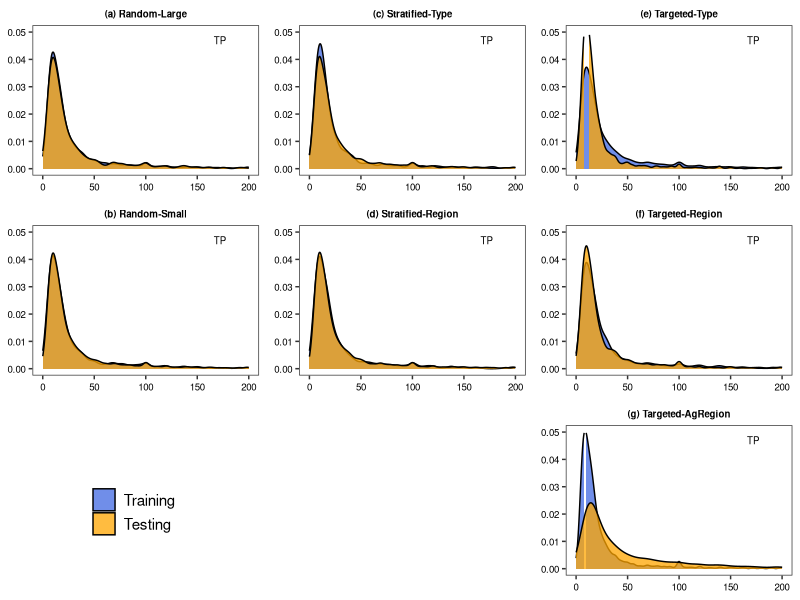
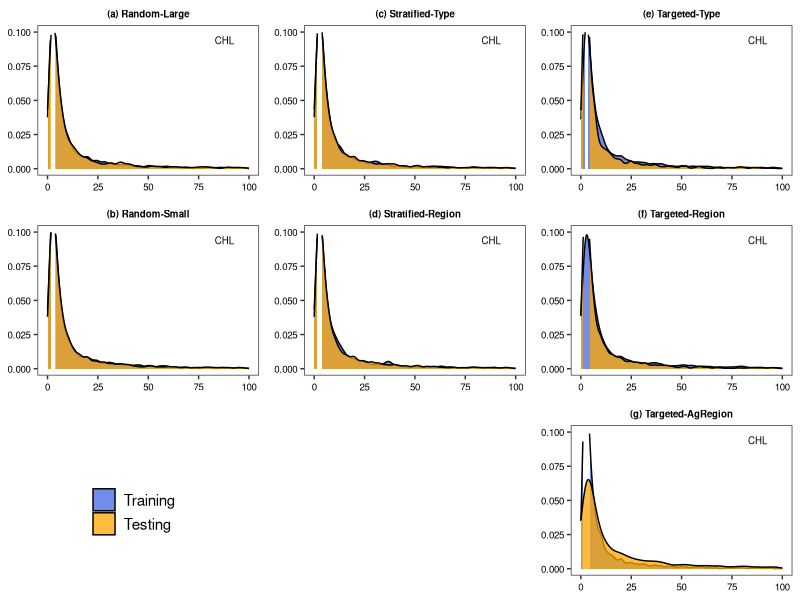
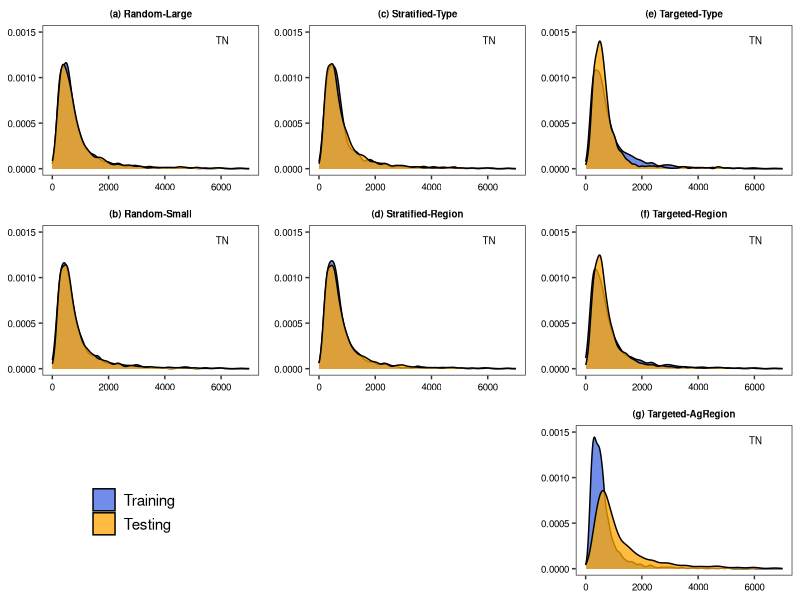
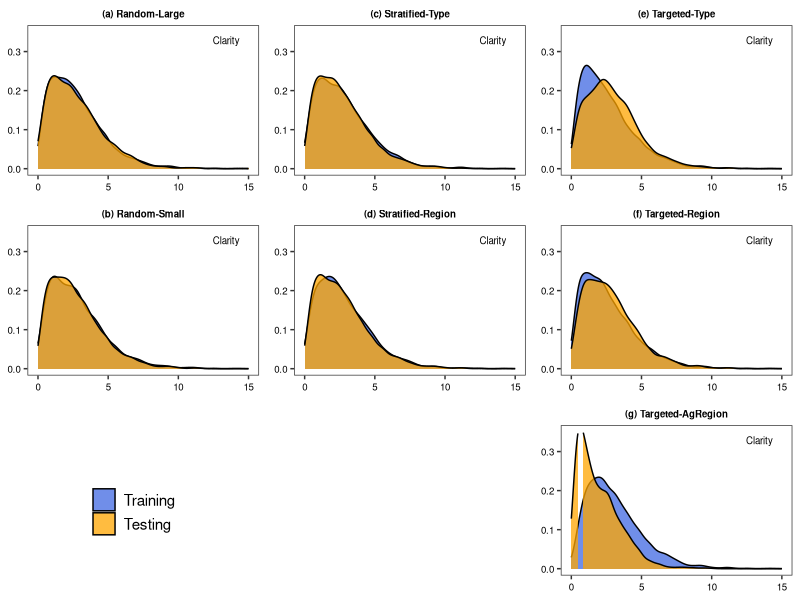
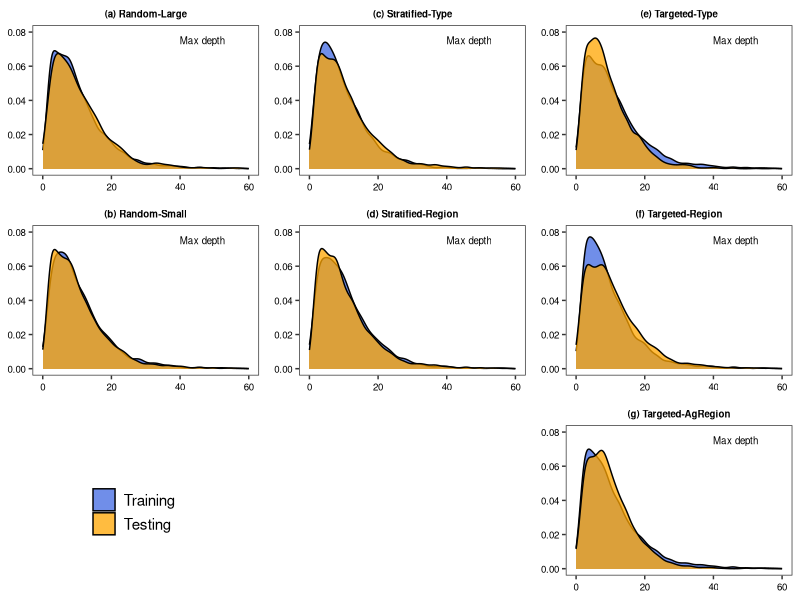
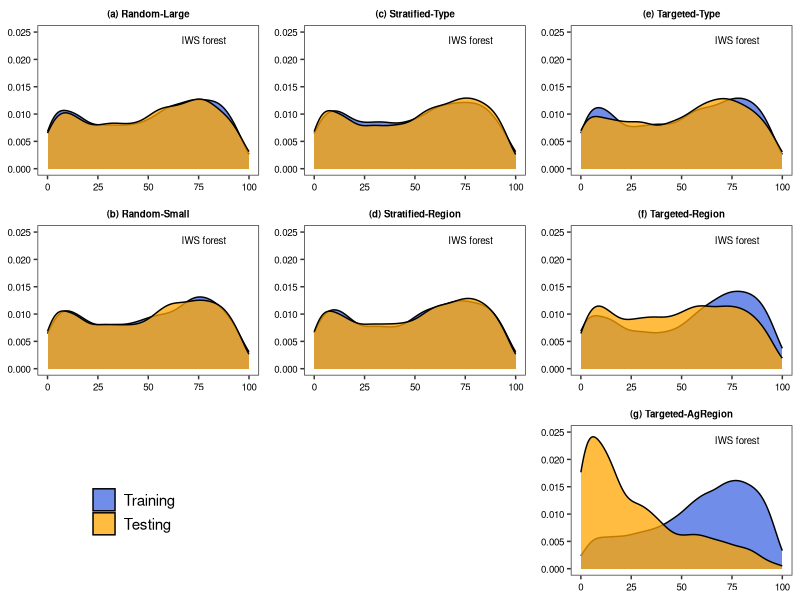

Write R code to recreate these figures, in order.
################# LPEP2: TP frequency distributions ###########################################################
# Date: 3-15-19
# updated: 6-20-19
# Author: Ian McCullough, immccull@gmail.com
################################################################################################

#### R libraries ####
library(gridExtra)
library(ggplot2)
library(grid)

#### input data ####
setwd('C:/Users/FWL/Documents/wq-prediction')

# water quality/ecological context for different model scenarios
datatab <- read.csv("data/raw_data_LPEP2_03082019.csv")


################## Main program #################
datatab <- datatab[,c(1,5:16,18)] #keep only some columns

# assign "Training" to 1, "Testing" to 0, then reorder factor levels
datatab$random25_holdout <- as.factor(ifelse(datatab$random25_holdout==1, 'Testing','Training'))
datatab$random25_holdout <- factor(datatab$random25_holdout,levels(datatab$random25_holdout)[c(2,1)])

datatab$random75_holdout <- as.factor(ifelse(datatab$random75_holdout==1, 'Testing','Training'))
datatab$random75_holdout <- factor(datatab$random75_holdout,levels(datatab$random75_holdout)[c(2,1)])

datatab$hu4_ag50_holdout <- as.factor(ifelse(datatab$hu4_ag50_holdout==1, 'Testing','Training'))
datatab$hu4_ag50_holdout <- factor(datatab$hu4_ag50_holdout,levels(datatab$hu4_ag50_holdout)[c(2,1)])

datatab$hu4_strat75_holdout <- as.factor(ifelse(datatab$hu4_strat75_holdout==1, 'Testing','Training'))
datatab$hu4_strat75_holdout <- factor(datatab$hu4_strat75_holdout,levels(datatab$hu4_strat75_holdout)[c(2,1)])

datatab$hu4_random50_holdout <- as.factor(ifelse(datatab$hu4_random50_holdout==1,'Testing','Training'))
datatab$hu4_random50_holdout <- factor(datatab$hu4_random50_holdout,levels(datatab$hu4_random50_holdout)[c(2,1)])

datatab$cluster_strat75_holdout <- as.factor(ifelse(datatab$cluster_strat75_holdout==1,'Testing','Training'))
datatab$cluster_strat75_holdout <- factor(datatab$cluster_strat75_holdout,levels(datatab$cluster_strat75_holdout)[c(2,1)])

datatab$cluster_random50_holdout <- as.factor(ifelse(datatab$cluster_random50_holdout==1,'Testing','Training'))
datatab$cluster_random50_holdout <- factor(datatab$cluster_random50_holdout,levels(datatab$cluster_random50_holdout)[c(2,1)])

plot_colorz <- c('royalblue','orange')
title_size = 7

#### TP ####
TP_xlims <- c(0,200)
TP_ylims <- c(0,0.05)
variable_label <- grobTree(textGrob("TP", x=0.8,  y=0.9, hjust=0,
                                    gp=gpar(col="black", fontsize=title_size)))

# random25_holdout
plotA <- ggplot(datatab, aes(x=tp, fill=factor(random25_holdout))) + geom_density(alpha=0.75)+
  theme_bw()+
  scale_x_continuous(limits=TP_xlims)+
  scale_y_continuous(limits=TP_ylims)+
  annotation_custom(variable_label)+
  ggtitle('(a) Random-Large')+
  scale_fill_manual(values=plot_colorz)+
  theme(panel.grid = element_blank(),
        legend.position='none',
        legend.title=element_blank(),
        axis.title=element_blank(),
        axis.text=element_text(size=title_size, color='black'),
        plot.title=element_text(hjust=0.5, vjust=0, face='bold', size=title_size))

# random75_holdout
plotB <- ggplot(datatab, aes(x=tp, fill=factor(random75_holdout))) + geom_density(alpha=0.75)+
  theme_bw()+
  scale_x_continuous(limits=TP_xlims)+
  scale_y_continuous(limits=TP_ylims)+
  annotation_custom(variable_label)+
  ggtitle('(b) Random-Small')+
  scale_fill_manual(values=plot_colorz)+
  theme(panel.grid = element_blank(),
        legend.position='none',
        legend.title=element_blank(),
        axis.title=element_blank(),
        axis.text=element_text(size=title_size, color='black'),
        plot.title=element_text(hjust=0.5, vjust=0, face='bold', size=title_size))

# cluster_strat75_holdout
plotC <- ggplot(datatab, aes(x=tp, fill=factor(cluster_strat75_holdout))) + geom_density(alpha=0.75)+
  theme_bw()+
  scale_x_continuous(limits=TP_xlims)+
  scale_y_continuous(limits=TP_ylims)+
  annotation_custom(variable_label)+
  ggtitle('(c) Stratified-Type')+
  scale_fill_manual(values=plot_colorz)+
  theme(panel.grid = element_blank(),
        legend.position='none',
        legend.title=element_blank(),
        axis.title=element_blank(),
        axis.text=element_text(size=title_size, color='black'),
        plot.title=element_text(hjust=0.5, vjust=0, face='bold', size=title_size))

# hu4_strat75_holdout
plotD <- ggplot(datatab, aes(x=tp, fill=factor(hu4_strat75_holdout))) + geom_density(alpha=0.75)+
  theme_bw()+
  scale_x_continuous(limits=TP_xlims)+
  scale_y_continuous(limits=TP_ylims)+
  annotation_custom(variable_label)+
  ggtitle('(d) Stratified-Region')+
  scale_fill_manual(values=plot_colorz)+
  theme(panel.grid = element_blank(),
        legend.position='none',
        legend.title=element_blank(),
        axis.title=element_blank(),
        axis.text=element_text(size=title_size, color='black'),
        plot.title=element_text(hjust=0.5, vjust=0, face='bold', size=title_size))

# cluster_random50_holdout
plotE <- ggplot(datatab, aes(x=tp, fill=factor(cluster_random50_holdout))) + geom_density(alpha=0.75)+
  theme_bw()+
  scale_x_continuous(limits=TP_xlims)+
  scale_y_continuous(limits=TP_ylims)+
  annotation_custom(variable_label)+
  ggtitle('(e) Targeted-Type')+
  scale_fill_manual(values=plot_colorz)+
  theme(panel.grid = element_blank(),
        legend.position='none',
        legend.title=element_blank(),
        axis.title=element_blank(),
        axis.text=element_text(size=title_size, color='black'),
        plot.title=element_text(hjust=0.5, vjust=0, face='bold', size=title_size))

# hu4_random50_holdout
plotF <- ggplot(datatab, aes(x=tp, fill=factor(hu4_random50_holdout))) + geom_density(alpha=0.75)+
  theme_bw()+
  scale_x_continuous(limits=TP_xlims)+
  scale_y_continuous(limits=TP_ylims)+
  annotation_custom(variable_label)+
  ggtitle('(f) Targeted-Region')+
  scale_fill_manual(values=plot_colorz)+
  theme(panel.grid = element_blank(),
        legend.position='none',
        legend.title=element_blank(),
        axis.title=element_blank(),
        axis.text=element_text(size=title_size, color='black'),
        plot.title=element_text(hjust=0.5, vjust=0, face='bold', size=title_size))

# hu4_ag50_holdout
plotG <- ggplot(datatab, aes(x=tp, fill=factor(hu4_ag50_holdout))) + geom_density(alpha=0.75)+
  theme_bw()+
  scale_x_continuous(limits=TP_xlims)+
  scale_y_continuous(limits=TP_ylims)+
  annotation_custom(variable_label)+
  ggtitle('(g) Targeted-AgRegion')+
  scale_fill_manual(values=plot_colorz)+
  theme(panel.grid = element_blank(),
        legend.position='none',
        legend.title=element_blank(),
        axis.title=element_blank(),
        axis.text=element_text(size=title_size, color='black'),
        plot.title=element_text(hjust=0.5, vjust=0, face='bold', size=title_size))

# blank plot for spacing in multi-panel plot
blank.plot <- ggplot(datatab, aes(x=tp,y=chal))+ geom_blank() +
  ggtitle('')+
  theme_bw() +
  theme(axis.text = element_blank(),
        axis.line = element_blank(),
        axis.ticks = element_blank(),
        panel.border = element_blank(),
        panel.grid = element_blank(),
        axis.title = element_blank(),
        legend.position='none')

# legend plot (created so can extract legend from it; this plot not plotted)
legend.point1<-ggplot(datatab, aes(x=tp, fill=factor(hu4_ag50_holdout))) + geom_density(alpha=0.75)+
  scale_fill_manual(values=plot_colorz, name='')+
  theme_bw() + 
  theme(axis.text = element_blank(),
        axis.line = element_blank(),
        axis.ticks = element_blank(),
        #panel.border = element_blank(),
        panel.grid = element_blank(),
        axis.title = element_blank(),
        legend.position=c(0.5,0.5),
        legend.text=element_text(colour='black', size=11),
        plot.title=element_text(hjust=0, vjust=0, face='bold', size=9))+
  guides(color = guide_legend(override.aes = list(size=3.5)))#increase legend point size

# with help from: https://stackoverflow.com/questions/12041042/how-to-plot-just-the-legends-in-ggplot2
g_legend <- function(legend.point1){ 
  tmp <- ggplot_gtable(ggplot_build(legend.point1)) 
  leg <- which(sapply(tmp$grobs, function(x) x$name) == "guide-box") 
  legend <- tmp$grobs[[leg]] 
  return(legend)} 

legend <- g_legend(legend.point1) 
#grid.draw(legend)

jpeg('graphics/density_plots/tp.jpeg',width = 6,height = 5,units = 'in',res=600)
# plotting positions!
# (upper left, upper mid, uppper right,
# mid left, mid mid, mid right,
# bot left, bot mid, bot right)
grid.arrange(plotA, plotC, plotE,
             plotB, plotD, plotF,
             legend, blank.plot, plotG, nrow=3)
dev.off()

#### Chla ####
chla_xlims <- c(0,100)
chla_ylims <- c(0,0.1)
variable_label <- grobTree(textGrob("CHL", x=0.8,  y=0.9, hjust=0,
                                    gp=gpar(col="black", fontsize=title_size)))

# random25_holdout
plotA <- ggplot(datatab, aes(x=chal, fill=factor(random25_holdout))) + geom_density(alpha=0.75)+
  theme_bw()+
  scale_x_continuous(limits=chla_xlims)+
  scale_y_continuous(limits=chla_ylims)+
  annotation_custom(variable_label)+
  ggtitle('(a) Random-Large')+
  scale_fill_manual(values=plot_colorz)+
  theme(panel.grid = element_blank(),
        legend.position='none',
        legend.title=element_blank(),
        axis.title=element_blank(),
        axis.text=element_text(size=title_size, color='black'),
        plot.title=element_text(hjust=0.5, vjust=0, face='bold', size=title_size))

# random75_holdout
plotB <- ggplot(datatab, aes(x=chal, fill=factor(random75_holdout))) + geom_density(alpha=0.75)+
  theme_bw()+
  scale_x_continuous(limits=chla_xlims)+
  scale_y_continuous(limits=chla_ylims)+
  annotation_custom(variable_label)+
  ggtitle('(b) Random-Small')+
  scale_fill_manual(values=plot_colorz)+
  theme(panel.grid = element_blank(),
        legend.position='none',
        legend.title=element_blank(),
        axis.title=element_blank(),
        axis.text=element_text(size=title_size, color='black'),
        plot.title=element_text(hjust=0.5, vjust=0, face='bold', size=title_size))

# cluster_strat75_holdout
plotC <- ggplot(datatab, aes(x=chal, fill=factor(cluster_strat75_holdout))) + geom_density(alpha=0.75)+
  theme_bw()+
  scale_x_continuous(limits=chla_xlims)+
  scale_y_continuous(limits=chla_ylims)+
  annotation_custom(variable_label)+
  ggtitle('(c) Stratified-Type')+
  scale_fill_manual(values=plot_colorz)+
  theme(panel.grid = element_blank(),
        legend.position='none',
        legend.title=element_blank(),
        axis.title=element_blank(),
        axis.text=element_text(size=title_size, color='black'),
        plot.title=element_text(hjust=0.5, vjust=0, face='bold', size=title_size))

# hu4_strat75_holdout
plotD <- ggplot(datatab, aes(x=chal, fill=factor(hu4_strat75_holdout))) + geom_density(alpha=0.75)+
  theme_bw()+
  scale_x_continuous(limits=chla_xlims)+
  scale_y_continuous(limits=chla_ylims)+
  annotation_custom(variable_label)+
  ggtitle('(d) Stratified-Region')+
  scale_fill_manual(values=plot_colorz)+
  theme(panel.grid = element_blank(),
        legend.position='none',
        legend.title=element_blank(),
        axis.title=element_blank(),
        axis.text=element_text(size=title_size, color='black'),
        plot.title=element_text(hjust=0.5, vjust=0, face='bold', size=title_size))

# cluster_random50_holdout
plotE <- ggplot(datatab, aes(x=chal, fill=factor(cluster_random50_holdout))) + geom_density(alpha=0.75)+
  theme_bw()+
  scale_x_continuous(limits=chla_xlims)+
  scale_y_continuous(limits=chla_ylims)+
  annotation_custom(variable_label)+
  ggtitle('(e) Targeted-Type')+
  scale_fill_manual(values=plot_colorz)+
  theme(panel.grid = element_blank(),
        legend.position='none',
        legend.title=element_blank(),
        axis.title=element_blank(),
        axis.text=element_text(size=title_size, color='black'),
        plot.title=element_text(hjust=0.5, vjust=0, face='bold', size=title_size))

# hu4_random50_holdout
plotF <- ggplot(datatab, aes(x=chal, fill=factor(hu4_random50_holdout))) + geom_density(alpha=0.75)+
  theme_bw()+
  scale_x_continuous(limits=chla_xlims)+
  scale_y_continuous(limits=chla_ylims)+
  annotation_custom(variable_label)+
  ggtitle('(f) Targeted-Region')+
  scale_fill_manual(values=plot_colorz)+
  theme(panel.grid = element_blank(),
        legend.position='none',
        legend.title=element_blank(),
        axis.title=element_blank(),
        axis.text=element_text(size=title_size, color='black'),
        plot.title=element_text(hjust=0.5, vjust=0, face='bold', size=title_size))

# hu4_ag50_holdout
plotG <- ggplot(datatab, aes(x=chal, fill=factor(hu4_ag50_holdout))) + geom_density(alpha=0.75)+
  theme_bw()+
  scale_x_continuous(limits=chla_xlims)+
  scale_y_continuous(limits=chla_ylims)+
  annotation_custom(variable_label)+
  ggtitle('(g) Targeted-AgRegion')+
  scale_fill_manual(values=plot_colorz)+
  theme(panel.grid = element_blank(),
        legend.position='none',
        legend.title=element_blank(),
        axis.title=element_blank(),
        axis.text=element_text(size=title_size, color='black'),
        plot.title=element_text(hjust=0.5, vjust=0, face='bold', size=title_size))

jpeg('graphics/density_plots/chla.jpeg',width = 6,height = 5,units = 'in',res=600)
# plotting positions!
# (upper left, upper mid, uppper right,
# mid left, mid mid, mid right,
# bot left, bot mid, bot right)
grid.arrange(plotA, plotC, plotE,
             plotB, plotD, plotF,
             legend, blank.plot, plotG, nrow=3)
dev.off()

#### TN ####
TN_xlims <- c(0,7000)
TN_ylims <- c(0,0.0015)
variable_label <- grobTree(textGrob("TN", x=0.8,  y=0.9, hjust=0,
                                    gp=gpar(col="black", fontsize=title_size)))

# random25_holdout
plotA <- ggplot(datatab, aes(x=tn, fill=factor(random25_holdout))) + geom_density(alpha=0.75)+
  theme_bw()+
  scale_x_continuous(limits=TN_xlims)+
  scale_y_continuous(limits=TN_ylims)+
  annotation_custom(variable_label)+
  ggtitle('(a) Random-Large')+
  scale_fill_manual(values=plot_colorz)+
  theme(panel.grid = element_blank(),
        legend.position='none',
        legend.title=element_blank(),
        axis.title=element_blank(),
        axis.text=element_text(size=title_size, color='black'),
        plot.title=element_text(hjust=0.5, vjust=0, face='bold', size=title_size))

# random75_holdout
plotB <- ggplot(datatab, aes(x=tn, fill=factor(random75_holdout))) + geom_density(alpha=0.75)+
  theme_bw()+
  scale_x_continuous(limits=TN_xlims)+
  scale_y_continuous(limits=TN_ylims)+
  annotation_custom(variable_label)+
  ggtitle('(b) Random-Small')+
  scale_fill_manual(values=plot_colorz)+
  theme(panel.grid = element_blank(),
        legend.position='none',
        legend.title=element_blank(),
        axis.title=element_blank(),
        axis.text=element_text(size=title_size, color='black'),
        plot.title=element_text(hjust=0.5, vjust=0, face='bold', size=title_size))

# cluster_strat75_holdout
plotC <- ggplot(datatab, aes(x=tn, fill=factor(cluster_strat75_holdout))) + geom_density(alpha=0.75)+
  theme_bw()+
  scale_x_continuous(limits=TN_xlims)+
  scale_y_continuous(limits=TN_ylims)+
  annotation_custom(variable_label)+
  ggtitle('(c) Stratified-Type')+
  scale_fill_manual(values=plot_colorz)+
  theme(panel.grid = element_blank(),
        legend.position='none',
        legend.title=element_blank(),
        axis.title=element_blank(),
        axis.text=element_text(size=title_size, color='black'),
        plot.title=element_text(hjust=0.5, vjust=0, face='bold', size=title_size))

# hu4_strat75_holdout
plotD <- ggplot(datatab, aes(x=tn, fill=factor(hu4_strat75_holdout))) + geom_density(alpha=0.75)+
  theme_bw()+
  scale_x_continuous(limits=TN_xlims)+
  scale_y_continuous(limits=TN_ylims)+
  annotation_custom(variable_label)+
  ggtitle('(d) Stratified-Region')+
  scale_fill_manual(values=plot_colorz)+
  theme(panel.grid = element_blank(),
        legend.position='none',
        legend.title=element_blank(),
        axis.title=element_blank(),
        axis.text=element_text(size=title_size, color='black'),
        plot.title=element_text(hjust=0.5, vjust=0, face='bold', size=title_size))

# cluster_random50_holdout
plotE <- ggplot(datatab, aes(x=tn, fill=factor(cluster_random50_holdout))) + geom_density(alpha=0.75)+
  theme_bw()+
  scale_x_continuous(limits=TN_xlims)+
  scale_y_continuous(limits=TN_ylims)+
  annotation_custom(variable_label)+
  ggtitle('(e) Targeted-Type')+
  scale_fill_manual(values=plot_colorz)+
  theme(panel.grid = element_blank(),
        legend.position='none',
        legend.title=element_blank(),
        axis.title=element_blank(),
        axis.text=element_text(size=title_size, color='black'),
        plot.title=element_text(hjust=0.5, vjust=0, face='bold', size=title_size))

# hu4_random50_holdout
plotF <- ggplot(datatab, aes(x=tn, fill=factor(hu4_random50_holdout))) + geom_density(alpha=0.75)+
  theme_bw()+
  scale_x_continuous(limits=TN_xlims)+
  scale_y_continuous(limits=TN_ylims)+
  annotation_custom(variable_label)+
  ggtitle('(f) Targeted-Region')+
  scale_fill_manual(values=plot_colorz)+
  theme(panel.grid = element_blank(),
        legend.position='none',
        legend.title=element_blank(),
        axis.title=element_blank(),
        axis.text=element_text(size=title_size, color='black'),
        plot.title=element_text(hjust=0.5, vjust=0, face='bold', size=title_size))

# hu4_ag50_holdout
plotG <- ggplot(datatab, aes(x=tn, fill=factor(hu4_ag50_holdout))) + geom_density(alpha=0.75)+
  theme_bw()+
  scale_x_continuous(limits=TN_xlims)+
  scale_y_continuous(limits=TN_ylims)+
  annotation_custom(variable_label)+
  ggtitle('(g) Targeted-AgRegion')+
  scale_fill_manual(values=plot_colorz)+
  theme(panel.grid = element_blank(),
        legend.position='none',
        legend.title=element_blank(),
        axis.title=element_blank(),
        axis.text=element_text(size=title_size, color='black'),
        plot.title=element_text(hjust=0.5, vjust=0, face='bold', size=title_size))

jpeg('graphics/density_plots/tn.jpeg',width = 6,height = 5,units = 'in',res=600)
# plotting positions!
# (upper left, upper mid, uppper right,
# mid left, mid mid, mid right,
# bot left, bot mid, bot right)
grid.arrange(plotA, plotC, plotE,
             plotB, plotD, plotF,
             legend, blank.plot, plotG, nrow=3)
dev.off()

#### Secchi ####
secchi_xlims <- c(0,15)
secchi_ylims <- c(0,0.35)
variable_label <- grobTree(textGrob("Clarity", x=0.8,  y=0.9, hjust=0,
                                    gp=gpar(col="black", fontsize=title_size)))

# random25_holdout
plotA <- ggplot(datatab, aes(x=secchi, fill=factor(random25_holdout))) + geom_density(alpha=0.75)+
  theme_bw()+
  scale_x_continuous(limits=secchi_xlims)+
  scale_y_continuous(limits=secchi_ylims)+
  annotation_custom(variable_label)+
  ggtitle('(a) Random-Large')+
  scale_fill_manual(values=plot_colorz)+
  theme(panel.grid = element_blank(),
        legend.position='none',
        legend.title=element_blank(),
        axis.title=element_blank(),
        axis.text=element_text(size=title_size, color='black'),
        plot.title=element_text(hjust=0.5, vjust=0, face='bold', size=title_size))

# random75_holdout
plotB <- ggplot(datatab, aes(x=secchi, fill=factor(random75_holdout))) + geom_density(alpha=0.75)+
  theme_bw()+
  scale_x_continuous(limits=secchi_xlims)+
  scale_y_continuous(limits=secchi_ylims)+
  annotation_custom(variable_label)+
  ggtitle('(b) Random-Small')+
  scale_fill_manual(values=plot_colorz)+
  theme(panel.grid = element_blank(),
        legend.position='none',
        legend.title=element_blank(),
        axis.title=element_blank(),
        axis.text=element_text(size=title_size, color='black'),
        plot.title=element_text(hjust=0.5, vjust=0, face='bold', size=title_size))

# cluster_strat75_holdout
plotC <- ggplot(datatab, aes(x=secchi, fill=factor(cluster_strat75_holdout))) + geom_density(alpha=0.75)+
  theme_bw()+
  scale_x_continuous(limits=secchi_xlims)+
  scale_y_continuous(limits=secchi_ylims)+
  annotation_custom(variable_label)+
  ggtitle('(c) Stratified-Type')+
  scale_fill_manual(values=plot_colorz)+
  theme(panel.grid = element_blank(),
        legend.position='none',
        legend.title=element_blank(),
        axis.title=element_blank(),
        axis.text=element_text(size=title_size, color='black'),
        plot.title=element_text(hjust=0.5, vjust=0, face='bold', size=title_size))

# hu4_strat75_holdout
plotD <- ggplot(datatab, aes(x=secchi, fill=factor(hu4_strat75_holdout))) + geom_density(alpha=0.75)+
  theme_bw()+
  scale_x_continuous(limits=secchi_xlims)+
  scale_y_continuous(limits=secchi_ylims)+
  annotation_custom(variable_label)+
  ggtitle('(d) Stratified-Region')+
  scale_fill_manual(values=plot_colorz)+
  theme(panel.grid = element_blank(),
        legend.position='none',
        legend.title=element_blank(),
        axis.title=element_blank(),
        axis.text=element_text(size=title_size, color='black'),
        plot.title=element_text(hjust=0.5, vjust=0, face='bold', size=title_size))

# cluster_random50_holdout
plotE <- ggplot(datatab, aes(x=secchi, fill=factor(cluster_random50_holdout))) + geom_density(alpha=0.75)+
  theme_bw()+
  scale_x_continuous(limits=secchi_xlims)+
  scale_y_continuous(limits=secchi_ylims)+
  annotation_custom(variable_label)+
  ggtitle('(e) Targeted-Type')+
  scale_fill_manual(values=plot_colorz)+
  theme(panel.grid = element_blank(),
        legend.position='none',
        legend.title=element_blank(),
        axis.title=element_blank(),
        axis.text=element_text(size=title_size, color='black'),
        plot.title=element_text(hjust=0.5, vjust=0, face='bold', size=title_size))

# hu4_random50_holdout
plotF <- ggplot(datatab, aes(x=secchi, fill=factor(hu4_random50_holdout))) + geom_density(alpha=0.75)+
  theme_bw()+
  scale_x_continuous(limits=secchi_xlims)+
  scale_y_continuous(limits=secchi_ylims)+
  annotation_custom(variable_label)+
  ggtitle('(f) Targeted-Region')+
  scale_fill_manual(values=plot_colorz)+
  theme(panel.grid = element_blank(),
        legend.position='none',
        legend.title=element_blank(),
        axis.title=element_blank(),
        axis.text=element_text(size=title_size, color='black'),
        plot.title=element_text(hjust=0.5, vjust=0, face='bold', size=title_size))

# hu4_ag50_holdout
plotG <- ggplot(datatab, aes(x=secchi, fill=factor(hu4_ag50_holdout))) + geom_density(alpha=0.75)+
  theme_bw()+
  scale_x_continuous(limits=secchi_xlims)+
  scale_y_continuous(limits=secchi_ylims)+
  annotation_custom(variable_label)+
  ggtitle('(g) Targeted-AgRegion')+
  scale_fill_manual(values=plot_colorz)+
  theme(panel.grid = element_blank(),
        legend.position='none',
        legend.title=element_blank(),
        axis.title=element_blank(),
        axis.text=element_text(size=title_size, color='black'),
        plot.title=element_text(hjust=0.5, vjust=0, face='bold', size=title_size))

jpeg('graphics/density_plots/clarity.jpeg',width = 6,height = 5,units = 'in',res=600)
# plotting positions!
# (upper left, upper mid, uppper right,
# mid left, mid mid, mid right,
# bot left, bot mid, bot right)
grid.arrange(plotA, plotC, plotE,
             plotB, plotD, plotF,
             legend, blank.plot, plotG, nrow=3)
dev.off()

#### Max depth ####
depth_xlims <- c(0,60)
depth_ylims <- c(0,0.08)
variable_label <- grobTree(textGrob("Max depth", x=0.65,  y=0.9, hjust=0,
                                    gp=gpar(col="black", fontsize=title_size)))

# random25_holdout
plotA <- ggplot(datatab, aes(x=maxdepth_m, fill=factor(random25_holdout))) + geom_density(alpha=0.75)+
  theme_bw()+
  scale_x_continuous(limits=depth_xlims)+
  scale_y_continuous(limits=depth_ylims)+
  annotation_custom(variable_label)+
  ggtitle('(a) Random-Large')+
  scale_fill_manual(values=plot_colorz)+
  theme(panel.grid = element_blank(),
        legend.position='none',
        legend.title=element_blank(),
        axis.title=element_blank(),
        axis.text=element_text(size=title_size, color='black'),
        plot.title=element_text(hjust=0.5, vjust=0, face='bold', size=title_size))

# random75_holdout
plotB <- ggplot(datatab, aes(x=maxdepth_m, fill=factor(random75_holdout))) + geom_density(alpha=0.75)+
  theme_bw()+
  scale_x_continuous(limits=depth_xlims)+
  scale_y_continuous(limits=depth_ylims)+
  annotation_custom(variable_label)+
  ggtitle('(b) Random-Small')+
  scale_fill_manual(values=plot_colorz)+
  theme(panel.grid = element_blank(),
        legend.position='none',
        legend.title=element_blank(),
        axis.title=element_blank(),
        axis.text=element_text(size=title_size, color='black'),
        plot.title=element_text(hjust=0.5, vjust=0, face='bold', size=title_size))

# cluster_strat75_holdout
plotC <- ggplot(datatab, aes(x=maxdepth_m, fill=factor(cluster_strat75_holdout))) + geom_density(alpha=0.75)+
  theme_bw()+
  scale_x_continuous(limits=depth_xlims)+
  scale_y_continuous(limits=depth_ylims)+
  annotation_custom(variable_label)+
  ggtitle('(c) Stratified-Type')+
  scale_fill_manual(values=plot_colorz)+
  theme(panel.grid = element_blank(),
        legend.position='none',
        legend.title=element_blank(),
        axis.title=element_blank(),
        axis.text=element_text(size=title_size, color='black'),
        plot.title=element_text(hjust=0.5, vjust=0, face='bold', size=title_size))

# hu4_strat75_holdout
plotD <- ggplot(datatab, aes(x=maxdepth_m, fill=factor(hu4_strat75_holdout))) + geom_density(alpha=0.75)+
  theme_bw()+
  scale_x_continuous(limits=depth_xlims)+
  scale_y_continuous(limits=depth_ylims)+
  annotation_custom(variable_label)+
  ggtitle('(d) Stratified-Region')+
  scale_fill_manual(values=plot_colorz)+
  theme(panel.grid = element_blank(),
        legend.position='none',
        legend.title=element_blank(),
        axis.title=element_blank(),
        axis.text=element_text(size=title_size, color='black'),
        plot.title=element_text(hjust=0.5, vjust=0, face='bold', size=title_size))

# cluster_random50_holdout
plotE <- ggplot(datatab, aes(x=maxdepth_m, fill=factor(cluster_random50_holdout))) + geom_density(alpha=0.75)+
  theme_bw()+
  scale_x_continuous(limits=depth_xlims)+
  scale_y_continuous(limits=depth_ylims)+
  annotation_custom(variable_label)+
  ggtitle('(e) Targeted-Type')+
  scale_fill_manual(values=plot_colorz)+
  theme(panel.grid = element_blank(),
        legend.position='none',
        legend.title=element_blank(),
        axis.title=element_blank(),
        axis.text=element_text(size=title_size, color='black'),
        plot.title=element_text(hjust=0.5, vjust=0, face='bold', size=title_size))

# hu4_random50_holdout
plotF <- ggplot(datatab, aes(x=maxdepth_m, fill=factor(hu4_random50_holdout))) + geom_density(alpha=0.75)+
  theme_bw()+
  scale_x_continuous(limits=depth_xlims)+
  scale_y_continuous(limits=depth_ylims)+
  annotation_custom(variable_label)+
  ggtitle('(f) Targeted-Region')+
  scale_fill_manual(values=plot_colorz)+
  theme(panel.grid = element_blank(),
        legend.position='none',
        legend.title=element_blank(),
        axis.title=element_blank(),
        axis.text=element_text(size=title_size, color='black'),
        plot.title=element_text(hjust=0.5, vjust=0, face='bold', size=title_size))

# hu4_ag50_holdout
plotG <- ggplot(datatab, aes(x=maxdepth_m, fill=factor(hu4_ag50_holdout))) + geom_density(alpha=0.75)+
  theme_bw()+
  scale_x_continuous(limits=depth_xlims)+
  scale_y_continuous(limits=depth_ylims)+
  annotation_custom(variable_label)+
  ggtitle('(g) Targeted-AgRegion')+
  scale_fill_manual(values=plot_colorz)+
  theme(panel.grid = element_blank(),
        legend.position='none',
        legend.title=element_blank(),
        axis.title=element_blank(),
        axis.text=element_text(size=title_size, color='black'),
        plot.title=element_text(hjust=0.5, vjust=0, face='bold', size=title_size))

jpeg('graphics/density_plots/maxdepth.jpeg',width = 6,height = 5,units = 'in',res=600)
# plotting positions!
# (upper left, upper mid, uppper right,
# mid left, mid mid, mid right,
# bot left, bot mid, bot right)
grid.arrange(plotA, plotC, plotE,
             plotB, plotD, plotF,
             legend, blank.plot, plotG, nrow=3)
dev.off()

#### IWS_forest ####
forest_xlims <- c(0,100)
forest_ylims <- c(0,0.025)
variable_label <- grobTree(textGrob("IWS forest", x=0.65,  y=0.9, hjust=0,
                                    gp=gpar(col="black", fontsize=title_size)))

# random25_holdout
plotA <- ggplot(datatab, aes(x=iws_nlcd2006_for, fill=factor(random25_holdout))) + geom_density(alpha=0.75)+
  theme_bw()+
  scale_x_continuous(limits=forest_xlims)+
  scale_y_continuous(limits=forest_ylims)+
  annotation_custom(variable_label)+
  ggtitle('(a) Random-Large')+
  scale_fill_manual(values=plot_colorz)+
  theme(panel.grid = element_blank(),
        legend.position='none',
        legend.title=element_blank(),
        axis.title=element_blank(),
        axis.text=element_text(size=title_size, color='black'),
        plot.title=element_text(hjust=0.5, vjust=0, face='bold', size=title_size))

# random75_holdout
plotB <- ggplot(datatab, aes(x=iws_nlcd2006_for, fill=factor(random75_holdout))) + geom_density(alpha=0.75)+
  theme_bw()+
  scale_x_continuous(limits=forest_xlims)+
  scale_y_continuous(limits=forest_ylims)+
  annotation_custom(variable_label)+
  ggtitle('(b) Random-Small')+
  scale_fill_manual(values=plot_colorz)+
  theme(panel.grid = element_blank(),
        legend.position='none',
        legend.title=element_blank(),
        axis.title=element_blank(),
        axis.text=element_text(size=title_size, color='black'),
        plot.title=element_text(hjust=0.5, vjust=0, face='bold', size=title_size))

# cluster_strat75_holdout
plotC <- ggplot(datatab, aes(x=iws_nlcd2006_for, fill=factor(cluster_strat75_holdout))) + geom_density(alpha=0.75)+
  theme_bw()+
  scale_x_continuous(limits=forest_xlims)+
  scale_y_continuous(limits=forest_ylims)+
  annotation_custom(variable_label)+
  ggtitle('(c) Stratified-Type')+
  scale_fill_manual(values=plot_colorz)+
  theme(panel.grid = element_blank(),
        legend.position='none',
        legend.title=element_blank(),
        axis.title=element_blank(),
        axis.text=element_text(size=title_size, color='black'),
        plot.title=element_text(hjust=0.5, vjust=0, face='bold', size=title_size))

# hu4_strat75_holdout
plotD <- ggplot(datatab, aes(x=iws_nlcd2006_for, fill=factor(hu4_strat75_holdout))) + geom_density(alpha=0.75)+
  theme_bw()+
  scale_x_continuous(limits=forest_xlims)+
  scale_y_continuous(limits=forest_ylims)+
  annotation_custom(variable_label)+
  ggtitle('(d) Stratified-Region')+
  scale_fill_manual(values=plot_colorz)+
  theme(panel.grid = element_blank(),
        legend.position='none',
        legend.title=element_blank(),
        axis.title=element_blank(),
        axis.text=element_text(size=title_size, color='black'),
        plot.title=element_text(hjust=0.5, vjust=0, face='bold', size=title_size))

# cluster_random50_holdout
plotE <- ggplot(datatab, aes(x=iws_nlcd2006_for, fill=factor(cluster_random50_holdout))) + geom_density(alpha=0.75)+
  theme_bw()+
  scale_x_continuous(limits=forest_xlims)+
  scale_y_continuous(limits=forest_ylims)+
  annotation_custom(variable_label)+
  ggtitle('(e) Targeted-Type')+
  scale_fill_manual(values=plot_colorz)+
  theme(panel.grid = element_blank(),
        legend.position='none',
        legend.title=element_blank(),
        axis.title=element_blank(),
        axis.text=element_text(size=title_size, color='black'),
        plot.title=element_text(hjust=0.5, vjust=0, face='bold', size=title_size))

# hu4_random50_holdout
plotF <- ggplot(datatab, aes(x=iws_nlcd2006_for, fill=factor(hu4_random50_holdout))) + geom_density(alpha=0.75)+
  theme_bw()+
  scale_x_continuous(limits=forest_xlims)+
  scale_y_continuous(limits=forest_ylims)+
  annotation_custom(variable_label)+
  ggtitle('(f) Targeted-Region')+
  scale_fill_manual(values=plot_colorz)+
  theme(panel.grid = element_blank(),
        legend.position='none',
        legend.title=element_blank(),
        axis.title=element_blank(),
        axis.text=element_text(size=title_size, color='black'),
        plot.title=element_text(hjust=0.5, vjust=0, face='bold', size=title_size))

# hu4_ag50_holdout
plotG <- ggplot(datatab, aes(x=iws_nlcd2006_for, fill=factor(hu4_ag50_holdout))) + geom_density(alpha=0.75)+
  theme_bw()+
  scale_x_continuous(limits=forest_xlims)+
  scale_y_continuous(limits=forest_ylims)+
  annotation_custom(variable_label)+
  ggtitle('(g) Targeted-AgRegion')+
  scale_fill_manual(values=plot_colorz)+
  theme(panel.grid = element_blank(),
        legend.position='none',
        legend.title=element_blank(),
        axis.title=element_blank(),
        axis.text=element_text(size=title_size, color='black'),
        plot.title=element_text(hjust=0.5, vjust=0, face='bold', size=title_size))

jpeg('graphics/density_plots/IWS_forest.jpeg',width = 6,height = 5,units = 'in',res=600)
# plotting positions!
# (upper left, upper mid, uppper right,
# mid left, mid mid, mid right,
# bot left, bot mid, bot right)
grid.arrange(plotA, plotC, plotE,
             plotB, plotD, plotF,
             legend, blank.plot, plotG, nrow=3)
dev.off()


#### histograms: old  and unmaintained ####
# ## random75_holdout
# random75_holdout_train <- subset(datatab, random75_holdout=='Training')
# random75_holdout_test <- subset(datatab, random75_holdout=='Testing')
# jpeg('graphics/tp_histograms/Random_Lakesmall.jpeg',width = 5,height = 4,units = 'in',res=300)
# par(mfrow=c(1,2))
# hist(random75_holdout_train$tp, xlab='TP', ylim=ylimz, xlim=xlimz, las=1, breaks=seq(0,1200,10),
#      main='Random_Lakesmall', col='orange')
# mtext(side=3, 'Training')
# hist(random75_holdout_test$tp, xlab='TP', ylim=ylimz, xlim=xlimz, las=1, breaks=seq(0,1200,10),
#      main='Random_Lakesmall', col='royalblue')
# mtext(side=3, 'Testing')
# dev.off()
# 
# ## cluster_strat75_holdout
# cluster_strat75_holdout_train <- subset(datatab, cluster_strat75_holdout=='Training')
# cluster_strat75_holdout_test <- subset(datatab, cluster_strat75_holdout=='Testing')
# jpeg('graphics/tp_histograms/Local-EC_Lakesmall.jpeg',width = 5,height = 4,units = 'in',res=300)
# par(mfrow=c(1,2))
# hist(cluster_strat75_holdout_train$tp, xlab='TP', ylim=ylimz, xlim=xlimz, las=1, breaks=seq(0,1200,10),
#      main='Local-EC_Lakesmall', col='orange')
# mtext(side=3, 'Training')
# hist(cluster_strat75_holdout_test$tp, xlab='TP', ylim=ylimz, xlim=xlimz, las=1, breaks=seq(0,1200,10),
#      main='Local-EC_Lakesmall', col='royalblue')
# mtext(side=3, 'Testing')
# dev.off()
# 
# ## hu4_strat75_holdout
# hu4_strat75_holdout_train <- subset(datatab, hu4_strat75_holdout=='Training')
# hu4_strat75_holdout_test <- subset(datatab, hu4_strat75_holdout=='Testing')
# jpeg('graphics/tp_histograms/Regional-EC_Regionsmall.jpeg',width = 5,height = 4,units = 'in',res=300)
# par(mfrow=c(1,2))
# hist(hu4_strat75_holdout_train$tp, xlab='TP', ylim=ylimz, xlim=xlimz, las=1, breaks=seq(0,1200,10),
#      main='Regional-EC_Regionsmall', col='orange')
# mtext(side=3, 'Training')
# hist(hu4_strat75_holdout_test$tp, xlab='TP', ylim=ylimz, xlim=xlimz, las=1, breaks=seq(0,1200,10),
#      main='Regional-EC_Regionsmall', col='royalblue')
# mtext(side=3, 'Testing')
# dev.off()
# 
# ## cluster_random50_holdout
# cluster_random50_holdout_train <- subset(datatab, cluster_random50_holdout=='Training')
# cluster_random50_holdout_test <- subset(datatab, cluster_random50_holdout=='Testing')
# jpeg('graphics/tp_histograms/Local-EC_Lakemoderate.jpeg',width = 5,height = 4,units = 'in',res=300)
# par(mfrow=c(1,2))
# hist(cluster_random50_holdout_train$tp, xlab='TP', ylim=ylimz, xlim=xlimz, las=1, breaks=seq(0,1200,10),
#      main='Local-EC_Lakemoderate', col='orange')
# mtext(side=3, 'Training')
# hist(cluster_random50_holdout_test$tp, xlab='TP', ylim=ylimz, xlim=xlimz, las=1, breaks=seq(0,1200,10),
#      main='Local-EC_Lakemoderate', col='royalblue')
# mtext(side=3, 'Testing')
# dev.off()
# 
# ## hu4_random50_holdout
# hu4_random50_holdout_train <- subset(datatab, hu4_random50_holdout=='Training')
# hu4_random50_holdout_test <- subset(datatab, hu4_random50_holdout=='Testing')
# jpeg('graphics/tp_histograms/Random_Regionmoderate.jpeg',width = 5,height = 4,units = 'in',res=300)
# par(mfrow=c(1,2))
# hist(hu4_random50_holdout_train$tp, xlab='TP', ylim=ylimz, xlim=xlimz, las=1, breaks=seq(0,1200,10),
#      main='Random_Regionmoderate', col='orange')
# mtext(side=3, 'Training')
# hist(hu4_random50_holdout_test$tp, xlab='TP', ylim=ylimz, xlim=xlimz, las=1, breaks=seq(0,1200,10),
#      main='Random_Regionmoderate', col='royalblue')
# mtext(side=3, 'Testing')
# dev.off()
# 
# ## hu4_ag50_holdout
# hu4_ag50_holdout_train <- subset(datatab, hu4_ag50_holdout=='Training')
# hu4_ag50_holdout_test <- subset(datatab, hu4_ag50_holdout=='Testing')
# jpeg('graphics/tp_histograms/Regional-LU_Regionlarge.jpeg',width = 5,height = 4,units = 'in',res=300)
# par(mfrow=c(1,2))
# hist(hu4_ag50_holdout_train$tp, xlab='TP', ylim=ylimz, xlim=xlimz, las=1, breaks=seq(0,1200,10),
#      main='Regional-LU_Regionlarge', col='orange')
# mtext(side=3, 'Training')
# hist(hu4_ag50_holdout_test$tp, xlab='TP', ylim=ylimz, xlim=xlimz, las=1, breaks=seq(0,1200,10),
#      main='Regional-LU_Regionlarge', col='royalblue')
# mtext(side=3, 'Testing')
# dev.off()
